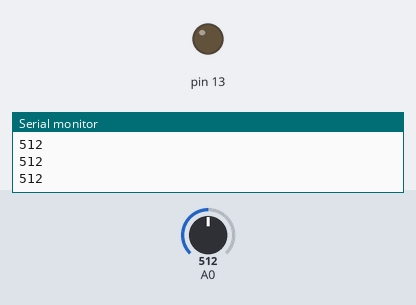
Simulated run of this sketch. Board: Arduino Uno, built with avr-gcc and run on an emulated ATmega328P. Parts: output pins drawn as LEDs (lit = HIGH), the last lines printed to the serial monitor. The test bench sets the inputs (shaded band); at power-on: A0 = 512.

Above: at 1.2 s.
1.3 s: A0 set to 743
2.8 s: A0 set to 759
At 3.6 s:
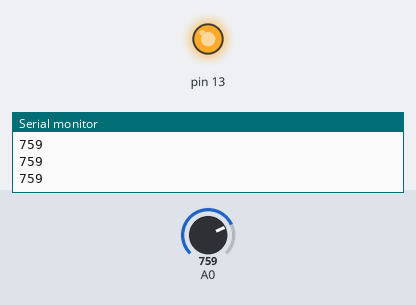
4.3 s: A0 set to 740
At 4.7 s:
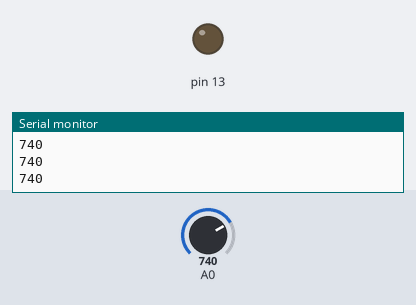
5.8 s: A0 set to 760
At 7.1 s:
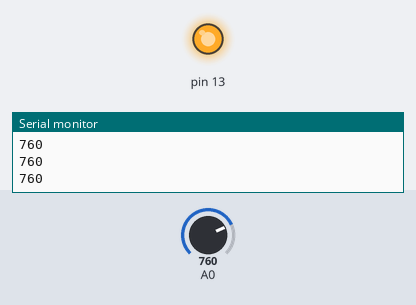
Timing chart, 0 to 8.3 s (numbered marks = the images above; inputs shaded):
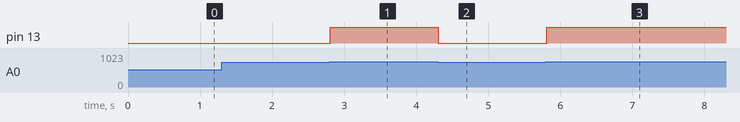

Measured:
- the behaviour switches between 749 and 750 on A0 (found by bisection; images 0 and 1)
- after the input at 2.8 s, pin 13: LOW → HIGH at once
- after the input at 4.3 s, pin 13: HIGH → LOW at once
- after the input at 5.8 s, pin 13: LOW → HIGH at once

The sketch:

3.auto_light.ino
```cpp
void setup() {
  // put your setup code here, to run once:
  pinMode(13, OUTPUT);
  pinMode(A0, INPUT);
  Serial.begin(9600);
}

void loop() {
  // put your main code here, to run repeatedly:
  int bright = analogRead(A0);

  Serial.println(bright);

  if(bright >= 750)          // 주변 환경이 어두워지면
  {
    digitalWrite(13, HIGH); // LED 킴
  }
  else  // 주변 환경이 밝으면
  digitalWrite(13, LOW);    // LED 끔
}
```
